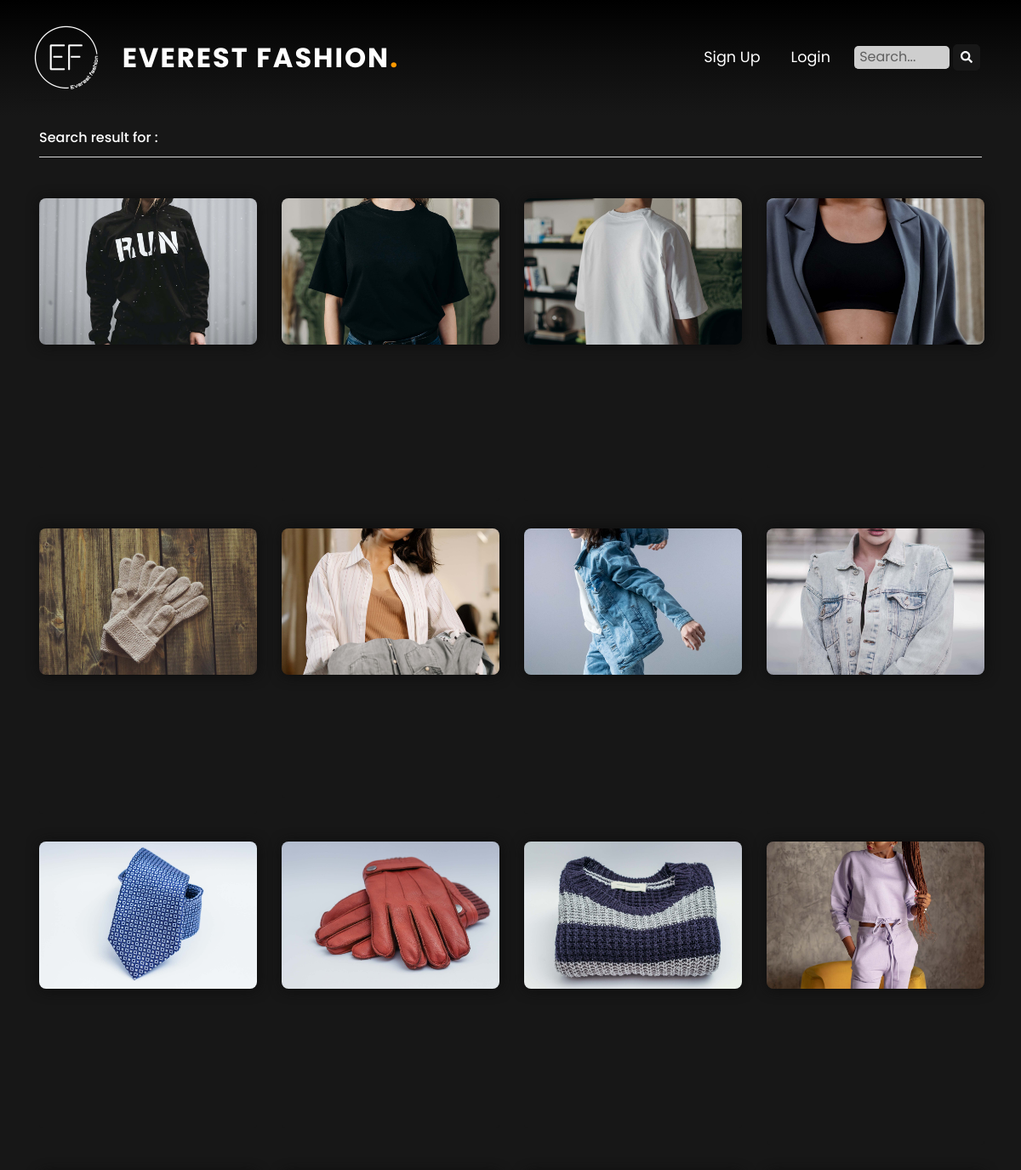
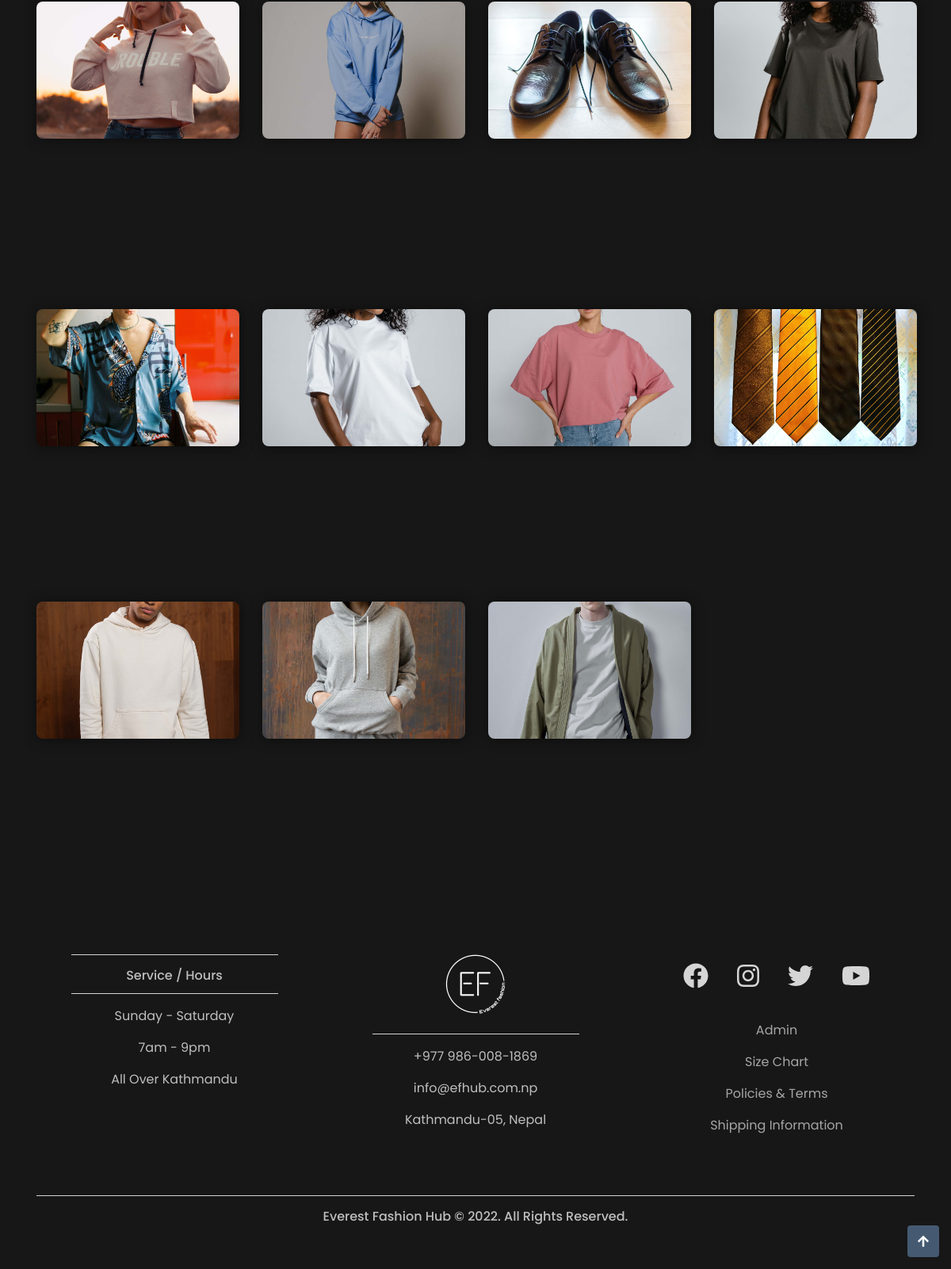
Screenshot of /search.php with the database file from the repository (2 pictures, top to bottom).
### tables this page shows
CREATE TABLE products(
	prod_code INT AUTO_INCREMENT PRIMARY KEY,
	prod_name VARCHAR(50),
	marked_price FLOAT,
	offer_price FLOAT,
	color VARCHAR(20),
	description VARCHAR(500),
	tags VARCHAR(200),
	out_of_stock BIT DEFAULT 0,
	added_date DATETIME DEFAULT CURRENT_TIMESTAMP,
	is_deleted BIT DEFAULT 0
);

### search.php (the view, shortened to what this page needs)
<!DOCTYPE html>
<html lang="en">
<head>
	<link rel="stylesheet" href="https://maxcdn.bootstrapcdn.com/bootstrap/4.0.0/css/bootstrap.min.css">
	<link rel="stylesheet" href="https://cdnjs.cloudflare.com/ajax/libs/OwlCarousel2/2.3.4/assets/owl.carousel.min.css" />
	<link rel="stylesheet" href="https://cdnjs.cloudflare.com/ajax/libs/OwlCarousel2/2.3.4/assets/owl.theme.default.min.css" />
	<link href="css/style.css" rel="stylesheet">
</head>
<body oncontextmenu="return true">
<nav class="navbar navbar-expand-sm navbar-dark shadow-5-strong gradient-navbar sticky-top">
	<div class="container-fluid">
		<a class="navbar-brand" href="index.php"> <img class="logo" src="image/logo.png"> </a>
		<h1 class="logo-text"><a href="index.php">Everest Fashion<span>.</span></a></h1>
		<div class="collapse navbar-collapse" id="navbarResponsive">
			<ul class="navbar-nav ml-auto">
				<?php if(isset($_SESSION['user_id'])){ ?>
				<li class="nav-active"><a class="nav-link" href="cart.php?user=<?php echo $_SESSION['user_id']; ?>"> Track Order </a></li>
				<li class="nav-active dropdown"><a class="nav-link dropdown-toggle" role="button" data-toggle="dropdown" aria-haspopup="true" aria-expanded="false" href="#" id="navbarDropdown"><?php echo $_SESSION['fname']; ?><img src="image/user.png" class="img-fluid admin-pic"></a>
	       			<div class="dropdown-menu" aria-labelledby="navbarDropdown">
	       				<a class="dropdown-item" href="signup.php">Edit Details</a>
	      				<a class="dropdown-item" href="php/logout.php">Logout</a>
	       			</div>
         		</li>
         		<?php } else{ ?>
				<li class="nav-active"><a class="nav-link" href="signup.php"> Sign Up  </a></li>
				<li class="nav-active"><a class="nav-link" href="login.php"> Login </a></li>
				<?php } ?>
				<li class="nav-item">
					<form action="php/search.php" method="post">
						<input type="text" name="search_item" class="search-form-alt" placeholder=" Search...">
						<button class="btn btn-outline-light btn-sm" type="submit"><i class="fas fa-search icon"></i></button>
					</form>
				</li>
			</ul>
		</div>
	</div>
</nav>
<?php
	include "php/conn.php";
	$keyword=$_GET["keyword"];
?>
<div class="container">
	<div class="row">
		<div class="col-12">
 			<h6>Search result for <i class="keyword"><?php echo $keyword; ?></i> :</h6>
 			<hr class="light-100">
 		</div>
 	</div>
 </div>
<div class="container padding margin">
	<div class="row">
		<?php
			$sql="select * from products where is_deleted=0 and tags like '%".$keyword."%'";
			$res=mysqli_query($conn,$sql);
			$num=mysqli_num_rows($res);
			if($num>0)
			{
				while($row=mysqli_fetch_assoc($res))
				{
		?>
		<div class="col-lg-3 col-md-6 col-sm-6 col-xs-6">
			<a href="<?php echo "product.php?prod_code=".$row['prod_code']; ?>">
				<div class="card card-alt card-product">
					<img class="card-img-top img-fluid" src="image/products/<?php echo $row['prod_code'];?>.jpg" alt="Card image cap">
				</div>
			</a>
		</div>
		<?php }} else{ ?>
		<div class="col-12">
			<p>Sorry! No products found for <em class="keyword"><?php echo $keyword; ?></em>. Try searching something like t-shirt, black, women etc.</p>
			</div>
		<?php } ?>
	</div>
</div>
<footer class="bot">
 	<div class="container padding">
 		<div class="row text-center">
 			<div class="col-md-4">
 				<hr class="light">
 				<h6> Service / Hours </h6>
 				<hr class="light">
 				<p> Sunday - Saturday </p>
 				<p> 7am - 9pm </p>
 				<p>All Over Kathmandu</p>
 			</div>
 			<div class="col-md-4">
 				<a href="index.php" class="logo"><img src="image/logo.png" class="logo"></a>
 				<hr class="light">
 				<p> +977 986-008-1869 </p>
 				<p> info@efhub.com.np </p>
 				<p> Kathmandu-05, Nepal </p>
 			</div>
 			<div class="col-md-4">
 				<div class="container-fluid">
 					<div class="row text-center social">
 						<div class="col-12">
			 				<a href="https://www.facebook.com/weverestfc"><i class="fab fa-facebook"></i></a>
							<a href="https://www.instagram.com/weverestfc/"><i class="fab fa-instagram"></i></a>
							<a href="https://www.twitter.com/"><i class="fab fa-twitter"></i></a>
							<a href="https://www.youtube.com/"><i class="fab fa-youtube"></i></a>
						</div>
					</div>
					<div class="row">
						<div class="col-12">
						<a href="login.php?user=admin" class="bot-link"><p>Admin</p></a>
						<a href="others.php?show=chart" class="bot-link"><p>Size Chart</p></a>
						<a href="others.php?show=terms" class="bot-link"><p>Policies & Terms</p></a>
						<a href="others.php?show=shipment" class="bot-link"><p>Shipping Information</p></a>
						</div>
					</div>
				</div>
 			</div>
 			<div class="col-12">
 				<hr class="light-100">
 				<h6> Everest Fashion Hub &copy; 2022. All Rights Reserved. </h6>
 			</div>
 		</div>
 	</div>
 </footer>
 <a href="#" class="back-to-top d-flex align-items-center justify-content-center"><i class="fa fa-arrow-up"></i></a>
</body>
</html>

### css/style.css (style rules this page uses)
html,body { height:100%; width:100%; font-family:'Poppins',sans-serif; color:white; background-color: #171717; }
.navbar { padding:.8rem; }
.navbar-nav li { padding-right:20px; }
.nav-link { font-size:1.1em!important; }
.logo-text { font-size: 32px; margin: 0; padding: 0; line-height: 1; font-weight: 700; letter-spacing: 2px; text-transform: uppercase; }
.logo-text a { color: #fff; }
.logo-text a span { color: #ff9900; }
.gradient-navbar { background: linear-gradient(-180deg, #000000, #0d0d0d, #171717); background-size: 100% 100%; }
.navbar-dark .navbar-nav .nav-link { color:white; }
.logo { height:100px; }
.search-form-alt { opacity: 0.8; border: none; border-bottom: 1px solid white; width: 7em; margin: 8px 0; transition: width 0.4s ease-in-out; border-radius: 5px; }
.bot { color: #bfbfbf; background-color: #171717; }
.card-alt { position: relative; width: 16rem; background-color: #171717; border: 0px; }
.card-img-top { border-radius: 0.5em; box-shadow: 1px 1px 15px #0d0d0d; }
.btn-outline-light { background-color: #171717; border:1px solid #171717; border-radius: 5px; }
.padding { padding-bottom:2rem; }
.fa-search { font-size: 1em !important; }
.icon { font-size:2em; }
.social a { font-size:2em; padding:1rem; }
.fa-facebook, .fa-instagram, .fa-twitter, .fa-youtube { color:#d5d5d5; }
footer { background-color:#1b1e23; color:#d5d5d5; padding-top:2rem; }
hr.light { border-top:1px solid #d5d5d5; width:75%; margin-top:.8rem; margin-bottom:1rem; }
.bot-link { color:#a6a6a6; }
footer a { color:#d5d5d5; }
hr.light-100 { border-top:1px solid #d5d5d5; width:100%; margin-top:.8rem; margin-bottom:1rem; }
.back-to-top { position: fixed; right: 15px; bottom: 15px; z-index: 996; background: #455A71; width: 40px; height: 40px; border-radius: 4px; transition: all 0.4s; }
.fa-arrow-up { color: white; }
[class*="col-"] { padding: 1rem; }

### rows the page displays
products: shows a picture
products: shows a picture
products: shows a picture
products: shows a picture
products: shows a picture
products: shows a picture
products: shows a picture
products: shows a picture
products: shows a picture
products: shows a picture
products: shows a picture
products: shows a picture
products: shows a picture
products: shows a picture
products: shows a picture
products: shows a picture
products: shows a picture
products: shows a picture
products: shows a picture
products: shows a picture
products: shows a picture
products: shows a picture
products: shows a picture
